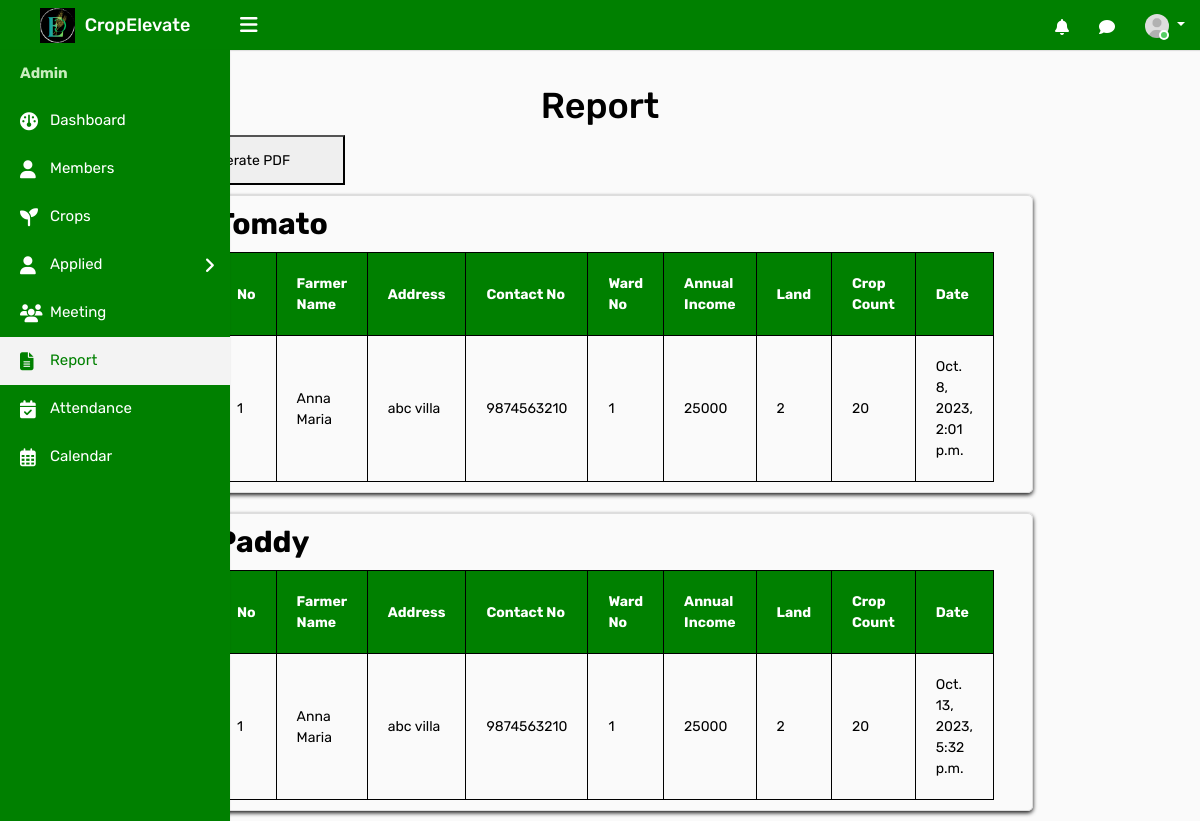
Before: /adreport with the older database file.
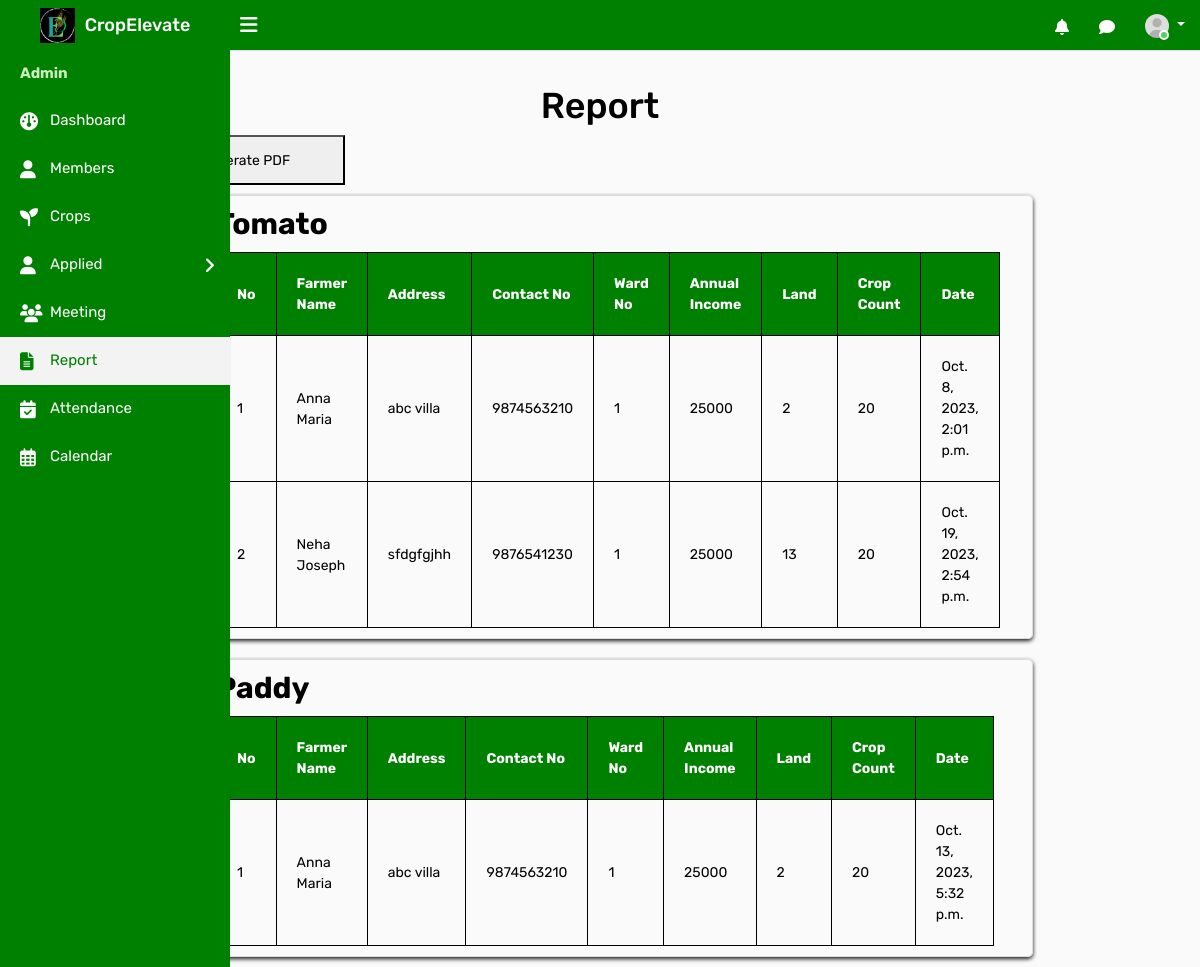
After: the same page with the newer database file.
### ceapp/models.py (models this page shows)
class ApplyCrop(models.Model):
    APPROVED = 'approved'
    REJECTED = 'rejected'
    PENDING = 'pending'
    WAITING = 'waiting'
    APPROVAL_CHOICES = [
    (APPROVED, 'Approved'),
    (REJECTED, 'Rejected'),
    (PENDING, 'Pending'),
    (WAITING, 'waiting'),
    ]
    WAITING = 'waiting'
    NOTWAITING = 'notwaiting'
    WAITING_CHOICES = [
    (WAITING,'waiting'),
    (NOTWAITING,'notwaiting'),
    ]
    GIVEN = 'given'
    NOTGIVEN = 'notgiven'
    IS_GIVEN = [
    (GIVEN, 'Given'),
    (NOTGIVEN, 'Notgiven'),
    ]
    user = models.ForeignKey(CustomUser, on_delete=models.CASCADE, null=True,default=1)
    cname = models.CharField(max_length=100,null=True, blank=True)
    farmerName = models.CharField(max_length=100,null=True, blank=True)
    address = models .CharField(max_length=100,null=True,blank=True)
    contactNo = models .CharField(max_length=100,null=True,blank=True)
    wardNo = models .CharField(max_length=100,null=True,blank=True)
    AnnualIncome = models .IntegerField(null=True,blank=True)
    land = models .CharField(max_length=100,null=True,blank=True)
    crop_id=models.ForeignKey(Crop, on_delete=models.CASCADE, null=True,default=1)
    file_upload = models.FileField(upload_to='uploads/', null=True, blank=True)
    crop_giventime = models.DateTimeField(null=True,blank=True)
    is_approved = models.CharField(
        max_length=10,
        choices=APPROVAL_CHOICES,
        default=PENDING,
    )
    is_approvedd = models.CharField(
        max_length=10,
        choices=APPROVAL_CHOICES,
        default=PENDING,
    )
    is_waiting = models.CharField(
        max_length=10,
        choices=WAITING_CHOICES,
        default=WAITING,
    )
    is_given = models.CharField(
        max_length=10,
        choices=IS_GIVEN,
        default=NOTGIVEN,
    )

### ceapp/views.py (the view)
# urls.py: path('adreport',views.adreport,name='adreport'),
def adreport(request):
    approved_details = ApplyCrop.objects.filter(is_approvedd='approved')
    crops = Crop.objects.all()
    current_date = date.today()
    meetings = Meeting.objects.filter(meeting_date__lt=current_date)
    data_by_crop = {}
    for application in approved_details:
        crop_name = application.cname
        if crop_name not in data_by_crop:
            data_by_crop[crop_name] = []
        data_by_crop[crop_name].append(application)
    return render(request, 'admintemp/adreport.html', {'data_by_crop': data_by_crop, 'crops': crops, 'meetings': meetings})

### templates/admintemp/adreport.html (shortened to what the changed rows need)
{% load static %}
<!DOCTYPE html>
<html lang="en">
<head>
    <link rel="stylesheet" type="text/css" href="{% static 'assets/css/bootstrap.min.css' %}">
    <link rel="stylesheet" type="text/css" href="{% static 'assets/css/font-awesome.min.css' %}">
    <link rel="stylesheet" type="text/css" href="{% static 'assets/css/select2.min.css' %}">
    <link rel="stylesheet" type="text/css" href="{% static 'assets/css/bootstrap-datetimepicker.min.css' %}">
    <link rel="stylesheet" type="text/css" href="{% static 'assets/css/style.css' %}">
    <link rel="stylesheet" href="https://cdnjs.cloudflare.com/ajax/libs/font-awesome/6.2.0/css/all.min.css">
</head>
<body>
    <div class="main-wrapper">
        <div class="container">
            <br><br><br>
            <br>
            <h1 style="color:black;">Report</h1>
            {% for crop_name, approved_list in data_by_crop.items %}
            <div class="details">
                <h2 style="margin-left:60px; color:black; font-weight:bold;">{{ crop_name }}</h2>
                <table>
                    <tr>
                        <th>No</th>
                        <th>Farmer Name</th>
                        <th>Address</th>
                        <th>Contact No</th>
                        <th>Ward No</th>
                        <th>Annual Income</th>
                        <th>Land</th>
                        <th>Crop Count</th>
                        <th>Date</th>
                    </tr>
                    {% for application in approved_list %}
                    <tr>
                        <td>{{ forloop.counter }}</td>
                        <td>{{ application.farmerName }}</td>
                        <td>{{ application.address }}</td>
                        <td>{{ application.contactNo }}</td>
                        <td>{{ application.wardNo }}</td>
                        <td>{{ application.AnnualIncome }}</td>
                        <td>{{ application.land }}</td>
                        <td>
                            {% if application.land > 100 %}
                                60
                            {% elif application.land >= 50 and application.land < 100 %}
                                40
                            {% else %}
                                20
                            {% endif %}
                        </td>
                        <td>{{ application.crop_giventime }}</td>
                    </tr>
                    {% endfor %}
                </table>
            </div>
            {% endfor %}
        </div>
		</div>
</body>
</html>

Changed rows visible on the page:
added ApplyCrop: farmerName "Neha Joseph", address "sfdgfgjhh", contactNo "9876541230", wardNo "1", AnnualIncome "25000", land "13", shows "20", crop_giventime "Oct. 19, 2023, 2:54 p.m.", shown under "Tomato"
